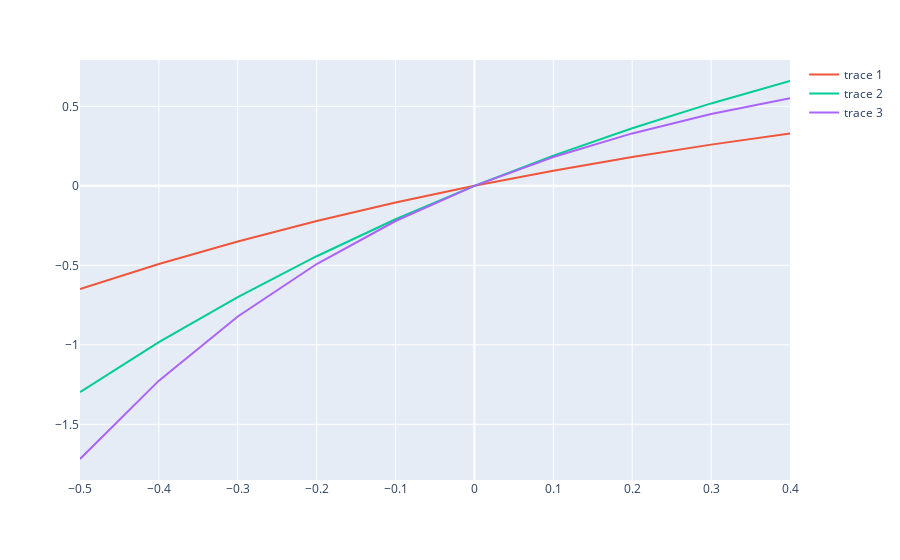

Here is the notebook cell this chart was saved with:
### Code cell
ttpm1= 1, 1
ttpm2= 2, 1
ttpm4= 1, 2

xrange = np.arange(-0.5, 0.5, 0.1)
newfig = px.line()
for testparams in (ttpm1, ttpm2, ttpm4):
    newfig.add_scatter(x=xrange, y=neg_growth(xrange, *testparams), mode="lines", opacity=1)
#    newfig.add_scatter(x=xrange, y=neg_growth_derivative(xrange, *testparams), opacity=0.5)

newfig.show()

### Figure 1 — Plotly figure (JSON) as saved in the notebook; plotly's stock layout.template omitted (floating-point values rounded to 4 significant figures)
{"data": [{"hovertemplate": "<extra></extra>", "legendgroup": "", "line": {"color": "#636efa", "dash": "solid"}, "marker": {"symbol": "circle"}, "mode": "lines", "name": "", "orientation": "v", "showlegend": false, "xaxis": "x", "yaxis": "y", "type": "scatter"}, {"mode": "lines", "opacity": 1, "x": [-0.5, -0.4, -0.3, -0.2, -0.1, -1.11e-16, 0.1, 0.2, 0.3, 0.4], "y": [-0.6487, -0.4918, -0.3499, -0.2214, -0.1052, 0.0, 0.09516, 0.1813, 0.2592, 0.3297], "type": "scatter"}, {"mode": "lines", "opacity": 1, "x": [-0.5, -0.4, -0.3, -0.2, -0.1, -1.11e-16, 0.1, 0.2, 0.3, 0.4], "y": [-1.297, -0.9836, -0.6997, -0.4428, -0.2103, 0.0, 0.1903, 0.3625, 0.5184, 0.6594], "type": "scatter"}, {"mode": "lines", "opacity": 1, "x": [-0.5, -0.4, -0.3, -0.2, -0.1, -1.11e-16, 0.1, 0.2, 0.3, 0.4], "y": [-1.718, -1.226, -0.8221, -0.4918, -0.2214, -2.22e-16, 0.1813, 0.3297, 0.4512, 0.5507], "type": "scatter"}], "layout": {"xaxis": {"anchor": "y", "domain": [0.0, 1.0]}, "yaxis": {"anchor": "x", "domain": [0.0, 1.0]}, "legend": {"tracegroupgap": 0}, "margin": {"t": 60}}}
